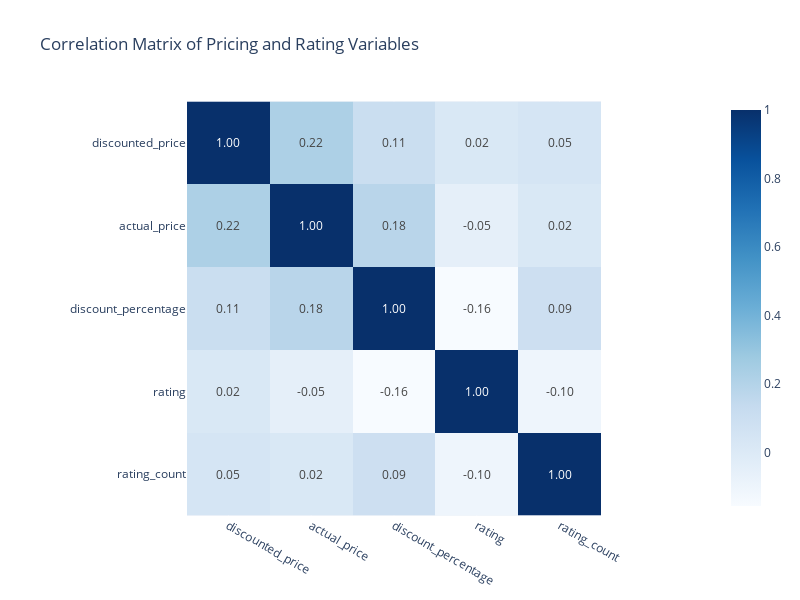

Write notebook code for a chart like this one.
### Code cell
#-----Shows the correlation between price, discount, rating, and rating count-----

columns = [
    'discounted_price',
    'actual_price',
    'discount_percentage',
    'rating',
    'rating_count'
]

corr_matrix = df[columns].corr()

fig = px.imshow(
    corr_matrix,
    text_auto = '.2f',
    title = 'Correlation Matrix of Pricing and Rating Variables',
    color_continuous_scale = 'Blues',
    width = 800,
    height = 600
)

fig.update_traces(
    hovertemplate=
    'X: %{x}<br>'
    'Y: %{y}<br>'
    'Correlation: %{z:.2f}<extra></extra>'
)

fig.show()

### Figure 1 — Plotly figure (JSON) as saved in the notebook; plotly's stock layout.template omitted (floating-point values rounded to 4 significant figures)
{"data": [{"coloraxis": "coloraxis", "hovertemplate": "X: %{x}<br>Y: %{y}<br>Correlation: %{z:.2f}<extra></extra>", "name": "0", "texttemplate": "%{z:.2f}", "type": "heatmap", "x": ["discounted_price", "actual_price", "discount_percentage", "rating", "rating_count"], "xaxis": "x", "y": ["discounted_price", "actual_price", "discount_percentage", "rating", "rating_count"], "yaxis": "y", "z": [[1.0, 0.2235, 0.1073, 0.01647, 0.04623], [0.2235, 1.0, 0.1805, -0.05141, 0.02022], [0.1073, 0.1805, 1.0, -0.1553, 0.09342], [0.01647, -0.05141, -0.1553, 1.0, -0.1019], [0.04623, 0.02022, 0.09342, -0.1019, 1.0]]}], "layout": {"coloraxis": {"colorscale": [[0, "rgb(247,251,255)"], [0.125, "rgb(222,235,247)"], [0.25, "rgb(198,219,239)"], [0.375, "rgb(158,202,225)"], [0.5, "rgb(107,174,214)"], [0.625, "rgb(66,146,198)"], [0.75, "rgb(33,113,181)"], [0.875, "rgb(8,81,156)"], [1, "rgb(8,48,107)"]]}, "height": 600, "title": {"text": "Correlation Matrix of Pricing and Rating Variables"}, "width": 800, "xaxis": {"anchor": "y", "constrain": "domain", "domain": [0, 1], "scaleanchor": "y"}, "yaxis": {"anchor": "x", "autorange": "reversed", "constrain": "domain", "domain": [0, 1]}}}
